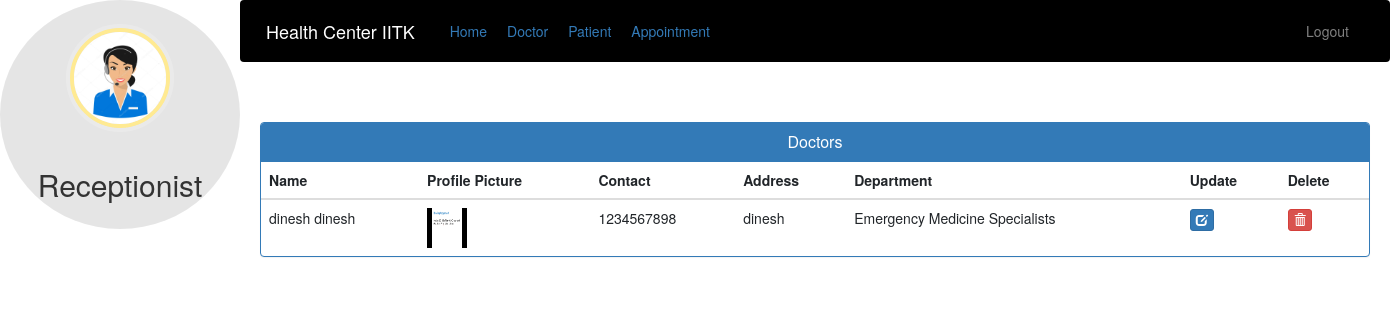
Page /admin-view-doctor (signed in) on the earlier database version.
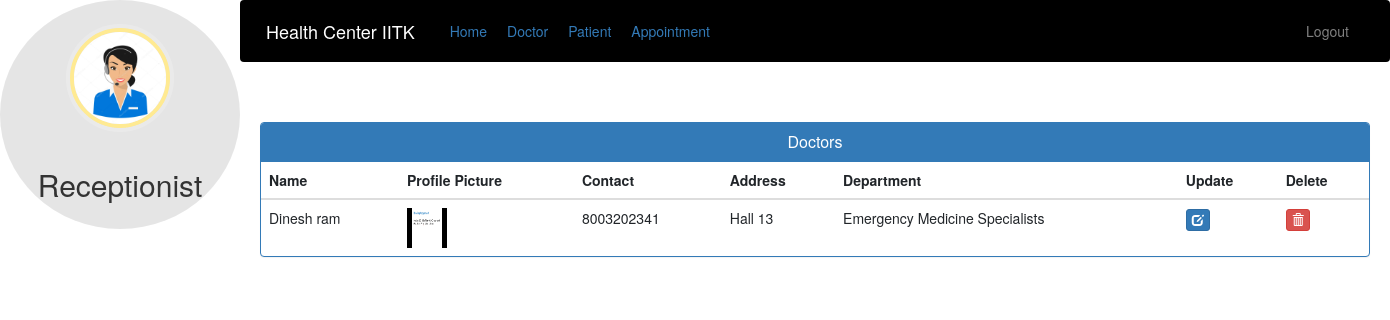
Same page on the later database version.
### hospital/models.py (models this page shows, shortened)
class Doctor(models.Model):
    user=models.OneToOneField(User,on_delete=models.CASCADE)
    profile_pic= models.ImageField(upload_to='profile_pic/DoctorProfilePic/',null=True,blank=True)
    address = models.CharField(max_length=40)
    mobile = models.CharField(max_length=20,null=True)
    department= models.CharField(max_length=50,choices=departments,default='Cardiologist')
    status=models.BooleanField(default=False)
    @property
    def get_name(self):
        return self.user.first_name+" "+self.user.last_name

### hospital/views.py (the view)
# urls.py: path('admin-view-doctor', views.admin_view_doctor_view,name='admin-view-doctor'),
@login_required(login_url='adminlogin')
@user_passes_test(is_admin)
def admin_view_doctor_view(request):
    doctors=models.Doctor.objects.all().filter(status=True)
    return render(request,'hospital/admin_view_doctor.html',{'doctors':doctors})

### hospital/views.py (called while the page is built)
def is_admin(user):
    return user.groups.filter(name='ADMIN').exists()

### templates/hospital/admin_view_doctor.html (shortened to what this page needs)
{% extends 'hospital/admin_base.html' %}
{% block content %}
{%load static%}
<head>
  <link href="//netdna.bootstrapcdn.com/bootstrap/3.0.0/css/bootstrap.min.css" rel="stylesheet" id="bootstrap-css">
</head>
<div class="container">
  <div class="panel panel-primary">
    <div class="panel-heading">
      <h6 class="panel-title">Doctors</h6>
    </div>
    <table class="table table-hover" id="dev-table">
      <thead>
        <tr>
          <th>Name</th>
          <th>Profile Picture</th>
          <th>Contact</th>
          <th>Address</th>
          <th>Department</th>
          <th>Update</th>
          <th>Delete</th>
        </tr>
      </thead>
      {% for d in doctors %}
      <tr>
        <td> {{d.get_name}}</td>
        <td> <img src="{% static d.profile_pic.url %}" alt="Profile Pic" height="40px" width="40px" /></td>
        <td>{{d.mobile}}</td>
        <td>{{d.address}}</td>
        <td>{{d.department}}</td>
        <td><a class="btn btn-primary btn-xs" href="{% url 'update-doctor' d.id  %}"><span class="glyphicon glyphicon-edit"></span></a></td>
        <td><a class="btn btn-danger btn-xs" href="{% url 'delete-doctor-from-hospital' d.id  %}"><span class="glyphicon glyphicon-trash"></span></a></td>
      </tr>
      {% endfor %}
    </table>
  </div>
</div>
{% endblock content %}

Differences in the rows shown:
removed Doctor: get_name "dinesh dinesh", profile_pic (picture), mobile "1234567898", address "dinesh", department "Emergency Medicine Specialists"
added Doctor: get_name "Dinesh ram", profile_pic (picture), mobile "8003202341", address "Hall 13", department "Emergency Medicine Specialists"
